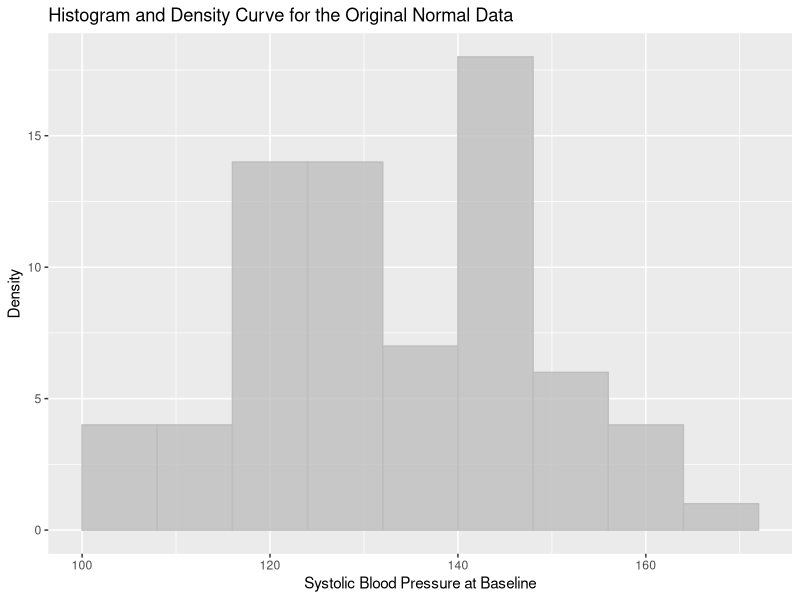
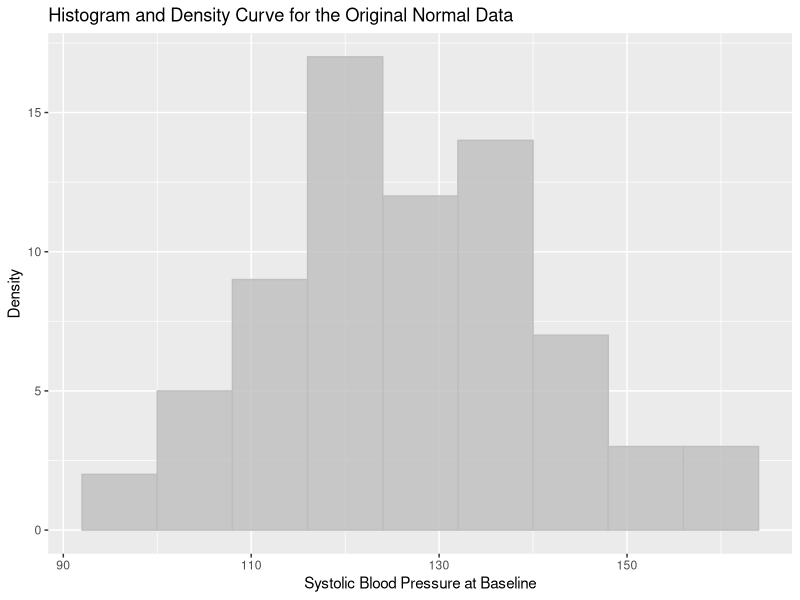

Here is the R script that generated these plots, in order:
## ---- chunk 1
knitr::opts_chunk$set(echo = TRUE)
## ---- chunk 2
library(tidyverse)

exercise_df =
  read_csv(
      "./data/exercise.csv")
## ---- chunk 3
#plot of intervention at baseline to examine normality
exercise_df %>%
  ggplot(aes(x = Systolic_PRE)) +
  geom_histogram(binwidth = 8, fill = "grey", colour = "grey", alpha = 0.8) +
  labs(
    x = "Systolic Blood Pressure at Baseline",
    y = "Density",
    title = "Histogram and Density Curve for the Original Normal Data") +
  scale_fill_viridis_d("") +
  theme(legend.position = "none")
## ---- chunk 4
#plot of intervention at endline to examine normality
exercise_df %>%
  ggplot(aes(x = Systolic_POST)) +
  geom_histogram(binwidth = 8, fill = "grey", colour = "grey", alpha = 0.8) +
  labs(
    x = "Systolic Blood Pressure at Baseline",
    y = "Density",
    title = "Histogram and Density Curve for the Original Normal Data") +
  scale_fill_viridis_d("") +
  theme(legend.position = "none")
